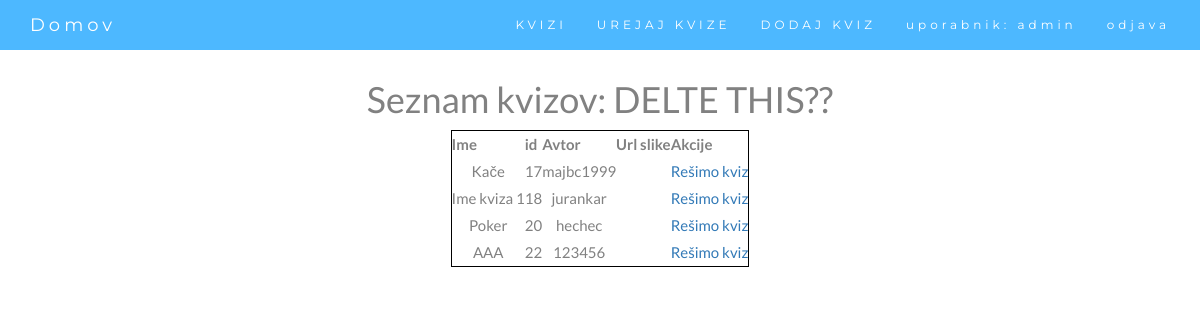
The page /list_quizes (signed in) on the database its author committed.
### webapp/models.py (models this page shows)
class dbQuiz(models.Model):
    id = models.BigAutoField(primary_key=True)
    name = models.CharField(max_length=200, default="Kviz 1")
    author = models.CharField(max_length=200)
    password = models.CharField(max_length=200, default="hec") # geslo za kviz (da ni vsak kviz dostopen vsakomur)   --> Can we remove this?
    datoteka = models.FileField(upload_to='media/')
    created_at = models.DateTimeField(auto_now_add=True)
    updated_at = models.DateTimeField(auto_now=True)

### webapp/views.py (the view)
# urls.py: path('list_quizes', views.list_quizes, name='list_quizes'),
def list_quizes(request):
    kvizi = dbQuiz.objects.all()
    return render(request, "quiz_list.html", {'kvizi': kvizi})

### templates/quiz_list.html (shortened to what this page needs)
{% extends "skeleton.html" %}
{% block content %}
    <h1>Seznam kvizov: DELTE THIS??</h1>
    <table style="border: 1px solid black;">
        <tr>
            <th>Ime</th>
            <th>id</th>
            <th>Avtor</th>
            <th>Url slike</th>
            <th>Akcije</th>
        </tr>
        {% for i in kvizi %}
            <tr>
                <td>{{i.name}}</td>
                <td>{{i.id}}</td>
                <td>{{i.author}}</td>
                <td>{{i.pictureUrl}}</td>
                <td>
                    <a href="select_username/{{i.id}}">Rešimo kviz</a>
                </td>
            </tr>
        {%endfor%}
    </table>
{% endblock content %}

### templates/skeleton.html (shortened to what this page needs)
{% load static %}
<!DOCTYPE html>
<html lang="en">
    <head>
      <link rel="stylesheet" href="https://maxcdn.bootstrapcdn.com/bootstrap/3.4.1/css/bootstrap.min.css">
      <link rel="stylesheet" href="http://cdn.leafletjs.com/leaflet-0.7/leaflet.css" />
      <link rel="stylesheet" href="{% static 'webapp/style.css' %}">
    </head>
    <body id="myPage" data-spy="scroll" data-target=".navbar" data-offset="60">
        <div style="text-align:center">
              <nav class="navbar navbar-default navbar-fixed-top">
                <div class="container">
                  <div class="navbar-header">
                    <a class="navbar-brand" href="/homePage">Domov</a>
                  </div>
                  <div class="collapse navbar-collapse" id="myNavbar">
                    <ul class="nav navbar-nav navbar-right">
                      <li><a href="/homePage#kvizi">KVIZI</a></li>
                      {% if not request.user.is_anonymous %}
                          <li><a href="/homePage#uredi">UREJAJ KVIZE</a></li>
                          <li><a href="/homePage#dodaj">DODAJ KVIZ</a></li>
                      {% endif %}
                      {% if not request.user.is_anonymous %}
                          <li><a>uporabnik: {{request.user}}</a></li>
                          <li><a href="/logout/">odjava</a></li>
                      {% else %}
                          <li><a href="/login/">prijava</a></li>
                      {% endif %}
                    </ul>
                  </div>
                </div>
              </nav>
            <div style="margin-top:80px">
                {% block content %} {% endblock content %}
            </div>
        </div>
    </body>
</html>

### webapp/static/webapp/style.css (style rules this page uses)
body { font: 400 15px Lato, sans-serif; line-height: 1.8; color: #818181; }
.navbar { margin-bottom: 0; background-color: #4db8ff; z-index: 9999; border: 0; font-size: 12px !important; line-height: 1.42857143 !important; letter-spacing: 4px; border-radius: 0; font-family: Montserrat, sans-serif; }
.navbar li a, .navbar .navbar-brand { color: #fff !important; }
table { margin-left: auto; margin-right: auto; }

### rows shown on the page
dbQuiz: name "Kače", id "17", author "majbc1999"
dbQuiz: name "Ime kviza 1", id "18", author "jurankar"
dbQuiz: name "Poker", id "20", author "hechec"
dbQuiz: name "AAA", id "22", author "123456"

### other values the page prints
{{ request.user }} "admin"
